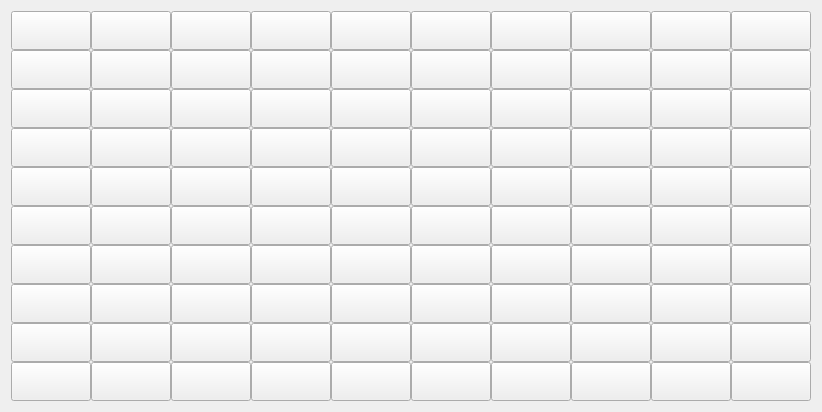
   <widget class="QWidget" name="gridLayoutWidget">
    <property name="geometry">
     <rect>
      <x>40</x>
      <y>122</y>
      <width>441</width>
      <height>311</height>
     </rect>
    </property>
    <property name="font">
     <font>
      <pointsize>20</pointsize>
     </font>
    </property>
    <layout class="QGridLayout" name="gridLayout">
     <property name="sizeConstraint">
      <enum>QLayout::SetDefaultConstraint</enum>
     </property>
     <property name="spacing">
      <number>0</number>
     </property>
     <item row="5" column="0">
      <widget class="QPushButton" name="btn_51">
       <property name="font">
        <font>
         <pointsize>20</pointsize>
        </font>
       </property>
       <property name="text">
        <string/>
       </property>
      </widget>
     </item>
     <item row="2" column="4">
      <widget class="QPushButton" name="btn_25">
       <property name="font">
        <font>
         <pointsize>20</pointsize>
        </font>
       </property>
       <property name="text">
        <string/>
       </property>
      </widget>
     </item>
     <item row="8" column="0">
      <widget class="QPushButton" name="btn_81">
       <property name="font">
        <font>
         <pointsize>20</pointsize>
        </font>
       </property>
       <property name="text">
        <string/>
       </property>
      </widget>
     </item>
     <item row="7" column="0">
      <widget class="QPushButton" name="btn_71">
       <property name="font">
        <font>
         <pointsize>20</pointsize>
        </font>
       </property>
       <property name="text">
        <string/>
       </property>
      </widget>
     </item>
     <item row="6" column="0">
      <widget class="QPushButton" name="btn_61">
       <property name="font">
        <font>
         <pointsize>20</pointsize>
        </font>
       </property>
       <property name="text">
        <string/>
       </property>
      </widget>
     </item>
     <item row="3" column="0">
      <widget class="QPushButton" name="btn_31">
       <property name="font">
        <font>
         <pointsize>20</pointsize>
        </font>
       </property>
       <property name="text">
        <string/>
       </property>
      </widget>
     </item>
     <item row="0" column="1">
      <widget class="QPushButton" name="btn_2">
       <property name="font">
        <font>
         <pointsize>20</pointsize>
        </font>
       </property>
       <property name="text">
        <string/>
       </property>
      </widget>
     </item>
     <item row="0" column="5">
      <widget class="QPushButton" name="btn_6">
       <property name="font">
        <font>
         <pointsize>20</pointsize>
        </font>
       </property>
       <property name="text">
        <string/>
       </property>
      </widget>
     </item>
     <item row="0" column="2">
      <widget class="QPushButton" name="btn_3">
       <property name="font">
        <font>
         <pointsize>20</pointsize>
        </font>
       </property>
       <property name="text">
        <string/>
       </property>
      </widget>
     </item>
     <item row="4" column="0">
      <widget class="QPushButton" name="btn_41">
       <property name="font">
        <font>
         <pointsize>20</pointsize>
        </font>
       </property>
       <property name="text">
        <string/>
       </property>
      </widget>
     </item>
     <item row="0" column="3">
      <widget class="QPushButton" name="btn_4">
       <property name="font">
        <font>
         <pointsize>20</pointsize>
        </font>
       </property>
       <property name="text">
        <string/>
       </property>
      </widget>
     </item>
     <item row="0" column="7">
      <widget class="QPushButton" name="btn_8">
       <property name="font">
        <font>
         <pointsize>20</pointsize>
        </font>
       </property>
       <property name="text">
        <string/>
       </property>
      </widget>
     </item>
     <item row="0" column="6">
      <widget class="QPushButton" name="btn_7">
       <property name="font">
        <font>
         <pointsize>20</pointsize>
        </font>
       </property>
       <property name="text">
        <string/>
       </property>
      </widget>
     </item>
     <item row="0" column="4">
      <widget class="QPushButton" name="btn_5">
       <property name="font">
        <font>
         <pointsize>20</pointsize>
        </font>
       </property>
       <property name="text">
        <string/>
       </property>
      </widget>
     </item>
     <item row="0" column="0">
      <widget class="QPushButton" name="btn_1">
       <property name="font">
        <font>
         <pointsize>20</pointsize>
        </font>
       </property>
       <property name="text">
        <string/>
       </property>
      </widget>
     </item>
     <item row="8" column="8">
      <widget class="QPushButton" name="btn_89">
       <property name="font">
        <font>
         <pointsize>20</pointsize>
        </font>
       </property>
       <property name="text">
        <string/>
       </property>
      </widget>
     </item>
     <item row="1" column="9">
      <widget class="QPushButton" name="btn_20">
       <property name="font">
        <font>
         <pointsize>20</pointsize>
        </font>
       </property>
       <property name="text">
        <string/>
       </property>
      </widget>
     </item>
     <item row="2" column="1">
      <widget class="QPushButton" name="btn_22">
       <property name="font">
        <font>
         <pointsize>20</pointsize>
        </font>
       </property>
       <property name="text">
        <string/>
       </property>
      </widget>
     </item>
     <item row="2" column="3">
      <widget class="QPushButton" name="btn_24">
       <property name="font">
        <font>
         <pointsize>20</pointsize>
        </font>
       </property>
       <property name="text">
        <string/>
       </property>
      </widget>
     </item>
     <item row="8" column="9">
      <widget class="QPushButton" name="btn_90">
       <property name="font">
        <font>
         <pointsize>20</pointsize>
        </font>
       </property>
       <property name="text">
        <string/>
       </property>
      </widget>
     </item>
     <item row="1" column="8">
      <widget class="QPushButton" name="btn_19">
       <property name="font">
        <font>
         <pointsize>20</pointsize>
        </font>
       </property>
       <property name="text">
        <string/>
       </property>
      </widget>
     </item>
     <item row="1" column="3">
      <widget class="QPushButton" name="btn_14">
       <property name="font">
        <font>
         <pointsize>20</pointsize>
        </font>
       </property>
       <property name="text">
        <string/>
       </property>
      </widget>
     </item>
     <item row="1" column="2">
      <widget class="QPushButton" name="btn_13">
       <property name="font">
        <font>
         <pointsize>20</pointsize>
        </font>
       </property>
       <property name="text">
        <string/>
       </property>
      </widget>
     </item>
     <item row="1" column="1">
      <widget class="QPushButton" name="btn_12">
       <property name="font">
        <font>
         <pointsize>20</pointsize>
        </font>
       </property>
       <property name="text">
        <string/>
       </property>
      </widget>
     </item>
     <item row="1" column="0">
      <widget class="QPushButton" name="btn_11">
       <property name="font">
        <font>
         <pointsize>20</pointsize>
        </font>
       </property>
       <property name="text">
        <string/>
       </property>
      </widget>
     </item>
     <item row="1" column="5">
      <widget class="QPushButton" name="btn_16">
       <property name="font">
        <font>
         <pointsize>20</pointsize>
        </font>
       </property>
       <property name="text">
        <string/>
       </property>
      </widget>
     </item>
     <item row="1" column="4">
      <widget class="QPushButton" name="btn_15">
       <property name="font">
        <font>
         <pointsize>20</pointsize>
        </font>
       </property>
       <property name="text">
        <string/>
       </property>
      </widget>
     </item>
     <item row="1" column="6">
      <widget class="QPushButton" name="btn_17">
       <property name="font">
        <font>
         <pointsize>20</pointsize>
        </font>
       </property>
       <property name="text">
        <string/>
       </property>
      </widget>
     </item>
     <item row="0" column="8">
      <widget class="QPushButton" name="btn_9">
       <property name="font">
        <font>
         <pointsize>20</pointsize>
        </font>
       </property>
       <property name="text">
        <string/>
       </property>
      </widget>
     </item>
     <item row="2" column="0">
      <widget class="QPushButton" name="btn_21">
       <property name="font">
        <font>
         <pointsize>20</pointsize>
        </font>
       </property>
       <property name="text">
        <string/>
       </property>
      </widget>
     </item>
     <item row="0" column="9">
      <widget class="QPushButton" name="btn_10">
       <property name="font">
        <font>
         <pointsize>20</pointsize>
        </font>
       </property>
       <property name="text">
        <string/>
       </property>
      </widget>
     </item>
     <item row="1" column="7">
      <widget class="QPushButton" name="btn_18">
       <property name="font">
        <font>
         <pointsize>20</pointsize>
        </font>
       </property>
       <property name="text">
        <string/>
       </property>
      </widget>
     </item>
     <item row="9" column="0">
      <widget class="QPushButton" name="btn_91">
       <property name="font">
        <font>
         <pointsize>20</pointsize>
        </font>
       </property>
       <property name="text">
        <string/>
       </property>
      </widget>
     </item>
     <item row="9" column="7">
      <widget class="QPushButton" name="btn_98">
       <property name="font">
        <font>
         <pointsize>20</pointsize>
        </font>
       </property>
       <property name="text">
        <string/>
       </property>
      </widget>
     </item>
     <item row="9" column="9">
      <widget class="QPushButton" name="btn_100">
       <property name="font">
        <font>
         <pointsize>20</pointsize>
        </font>
       </property>
       <property name="text">
        <string/>
       </property>
      </widget>
     </item>
     <item row="9" column="3">
      <widget class="QPushButton" name="btn_94">
       <property name="font">
        <font>
         <pointsize>20</pointsize>
        </font>
       </property>
       <property name="text">
        <string/>
       </property>
      </widget>
     </item>
     <item row="9" column="2">
      <widget class="QPushButton" name="btn_93">
       <property name="font">
        <font>
         <pointsize>20</pointsize>
        </font>
       </property>
       <property name="text">
        <string/>
       </property>
      </widget>
     </item>
     <item row="9" column="1">
      <widget class="QPushButton" name="btn_92">
       <property name="font">
        <font>
         <pointsize>20</pointsize>
        </font>
       </property>
       <property name="text">
        <string/>
       </property>
      </widget>
     </item>
     <item row="9" column="8">
      <widget class="QPushButton" name="btn_99">
       <property name="font">
        <font>
         <pointsize>20</pointsize>
        </font>
       </property>
       <property name="text">
        <string/>
       </property>
      </widget>
     </item>
     <item row="9" column="6">
      <widget class="QPushButton" name="btn_97">
       <property name="font">
        <font>
         <pointsize>20</pointsize>
        </font>
       </property>
       <property name="text">
        <string/>
       </property>
      </widget>
     </item>
     <item row="9" column="5">
      <widget class="QPushButton" name="btn_96">
       <property name="font">
        <font>
         <pointsize>20</pointsize>
        </font>
       </property>
       <property name="text">
        <string/>
       </property>
      </widget>
     </item>
     <item row="9" column="4">
      <widget class="QPushButton" name="btn_95">
       <property name="font">
        <font>
         <pointsize>20</pointsize>
        </font>
       </property>
       <property name="text">
        <string/>
       </property>
      </widget>
     </item>
     <item row="2" column="5">
      <widget class="QPushButton" name="btn_26">
       <property name="font">
        <font>
         <pointsize>20</pointsize>
        </font>
       </property>
       <property name="text">
        <string/>
       </property>
      </widget>
     </item>
     <item row="7" column="2">
      <widget class="QPushButton" name="btn_73">
       <property name="font">
        <font>
         <pointsize>20</pointsize>
        </font>
       </property>
       <property name="text">
        <string/>
       </property>
      </widget>
     </item>
     <item row="8" column="7">
      <widget class="QPushButton" name="btn_88">
       <property name="font">
        <font>
         <pointsize>20</pointsize>
        </font>
       </property>
       <property name="text">
        <string/>
       </property>
      </widget>
     </item>
     <item row="3" column="3">
      <widget class="QPushButton" name="btn_34">
       <property name="font">
        <font>
         <pointsize>20</pointsize>
        </font>
       </property>
       <property name="text">
        <string/>
       </property>
      </widget>
     </item>
     <item row="3" column="2">
      <widget class="QPushButton" name="btn_33">
       <property name="font">
        <font>
         <pointsize>20</pointsize>
        </font>
       </property>
       <property name="text">
        <string/>
       </property>
      </widget>
     </item>
     <item row="3" column="1">
      <widget class="QPushButton" name="btn_32">
       <property name="font">
        <font>
         <pointsize>20</pointsize>
        </font>
       </property>
       <property name="text">
        <string/>
       </property>
      </widget>
     </item>
     <item row="7" column="3">
      <widget class="QPushButton" name="btn_74">
       <property name="font">
        <font>
         <pointsize>20</pointsize>
        </font>
       </property>
       <property name="text">
        <string/>
       </property>
      </widget>
     </item>
     <item row="3" column="5">
      <widget class="QPushButton" name="btn_36">
       <property name="font">
        <font>
         <pointsize>20</pointsize>
        </font>
       </property>
       <property name="text">
        <string/>
       </property>
      </widget>
     </item>
     <item row="3" column="6">
      <widget class="QPushButton" name="btn_37">
       <property name="font">
        <font>
         <pointsize>20</pointsize>
        </font>
       </property>
       <property name="text">
        <string/>
       </property>
      </widget>
     </item>
     <item row="3" column="4">
      <widget class="QPushButton" name="btn_35">
       <property name="font">
        <font>
         <pointsize>20</pointsize>
        </font>
       </property>
       <property name="text">
        <string/>
       </property>
      </widget>
     </item>
     <item row="3" column="8">
      <widget class="QPushButton" name="btn_39">
       <property name="font">
        <font>
         <pointsize>20</pointsize>
        </font>
       </property>
       <property name="text">
        <string/>
       </property>
      </widget>
     </item>
     <item row="3" column="9">
      <widget class="QPushButton" name="btn_40">
       <property name="font">
        <font>
         <pointsize>20</pointsize>
        </font>
       </property>
       <property name="text">
        <string/>
       </property>
      </widget>
     </item>
     <item row="7" column="5">
      <widget class="QPushButton" name="btn_76">
       <property name="font">
        <font>
         <pointsize>20</pointsize>
        </font>
       </property>
       <property name="text">
        <string/>
       </property>
      </widget>
     </item>
     <item row="7" column="4">
      <widget class="QPushButton" name="btn_75">
       <property name="font">
        <font>
         <pointsize>20</pointsize>
        </font>
       </property>
       <property name="text">
        <string/>
       </property>
      </widget>
     </item>
     <item row="4" column="1">
      <widget class="QPushButton" name="btn_42">
       <property name="font">
        <font>
         <pointsize>20</pointsize>
        </font>
       </property>
       <property name="text">
        <string/>
       </property>
      </widget>
     </item>
     <item row="4" column="4">
      <widget class="QPushButton" name="btn_45">
       <property name="font">
        <font>
         <pointsize>20</pointsize>
        </font>
       </property>
       <property name="text">
        <string/>
       </property>
      </widget>
     </item>
     <item row="4" column="2">
      <widget class="QPushButton" name="btn_43">
       <property name="font">
        <font>
         <pointsize>20</pointsize>
        </font>
       </property>
       <property name="text">
        <string/>
       </property>
      </widget>
     </item>
     <item row="4" column="6">
      <widget class="QPushButton" name="btn_47">
       <property name="font">
        <font>
         <pointsize>20</pointsize>
        </font>
       </property>
       <property name="text">
        <string/>
       </property>
      </widget>
     </item>
     <item row="4" column="5">
      <widget class="QPushButton" name="btn_46">
       <property name="font">
        <font>
         <pointsize>20</pointsize>
        </font>
       </property>
       <property name="text">
        <string/>
       </property>
      </widget>
     </item>
     <item row="4" column="3">
      <widget class="QPushButton" name="btn_44">
       <property name="font">
        <font>
         <pointsize>20</pointsize>
        </font>
       </property>
       <property name="text">
        <string/>
       </property>
      </widget>
     </item>
     <item row="4" column="7">
      <widget class="QPushButton" name="btn_48">
       <property name="font">
        <font>
         <pointsize>20</pointsize>
        </font>
       </property>
       <property name="text">
        <string/>
       </property>
      </widget>
     </item>
     <item row="4" column="9">
      <widget class="QPushButton" name="btn_50">
       <property name="font">
        <font>
         <pointsize>20</pointsize>
        </font>
       </property>
       <property name="text">
        <string/>
       </property>
      </widget>
     </item>
     <item row="4" column="8">
      <widget class="QPushButton" name="btn_49">
       <property name="font">
        <font>
         <pointsize>20</pointsize>
        </font>
       </property>
       <property name="text">
        <string/>
       </property>
      </widget>
     </item>
     <item row="7" column="6">
      <widget class="QPushButton" name="btn_77">
       <property name="font">
        <font>
         <pointsize>20</pointsize>
        </font>
       </property>
       <property name="text">
        <string/>
       </property>
      </widget>
     </item>
     <item row="7" column="7">
      <widget class="QPushButton" name="btn_78">
       <property name="font">
        <font>
         <pointsize>20</pointsize>
        </font>
       </property>
       <property name="text">
        <string/>
       </property>
      </widget>
     </item>
     <item row="5" column="4">
      <widget class="QPushButton" name="btn_55">
       <property name="font">
        <font>
         <pointsize>20</pointsize>
        </font>
       </property>
       <property name="text">
        <string/>
       </property>
      </widget>
     </item>
     <item row="7" column="8">
      <widget class="QPushButton" name="btn_79">
       <property name="font">
        <font>
         <pointsize>20</pointsize>
        </font>
       </property>
       <property name="text">
        <string/>
       </property>
      </widget>
     </item>
     <item row="5" column="5">
      <widget class="QPushButton" name="btn_56">
       <property name="font">
        <font>
         <pointsize>20</pointsize>
        </font>
       </property>
       <property name="text">
        <string/>
       </property>
      </widget>
     </item>
     <item row="7" column="9">
      <widget class="QPushButton" name="btn_80">
       <property name="font">
        <font>
         <pointsize>20</pointsize>
        </font>
       </property>
       <property name="text">
        <string/>
       </property>
      </widget>
     </item>
     <item row="5" column="1">
      <widget class="QPushButton" name="btn_52">
       <property name="font">
        <font>
         <pointsize>20</pointsize>
        </font>
       </property>
       <property name="text">
        <string/>
       </property>
      </widget>
     </item>
     <item row="5" column="2">
      <widget class="QPushButton" name="btn_53">
       <property name="font">
        <font>
         <pointsize>20</pointsize>
        </font>
       </property>
       <property name="text">
        <string/>
       </property>
      </widget>
     </item>
     <item row="5" column="3">
      <widget class="QPushButton" name="btn_54">
       <property name="font">
        <font>
         <pointsize>20</pointsize>
        </font>
       </property>
       <property name="text">
        <string/>
       </property>
      </widget>
     </item>
     <item row="5" column="9">
      <widget class="QPushButton" name="btn_60">
       <property name="font">
        <font>
         <pointsize>20</pointsize>
        </font>
       </property>
       <property name="text">
        <string/>
       </property>
      </widget>
     </item>
     <item row="5" column="6">
      <widget class="QPushButton" name="btn_57">
       <property name="font">
        <font>
         <pointsize>20</pointsize>
        </font>
       </property>
       <property name="text">
        <string/>
       </property>
      </widget>
     </item>
     <item row="5" column="8">
      <widget class="QPushButton" name="btn_59">
       <property name="font">
        <font>
         <pointsize>20</pointsize>
        </font>
       </property>
       <property name="text">
        <string/>
       </property>
      </widget>
     </item>
     <item row="5" column="7">
      <widget class="QPushButton" name="btn_58">
       <property name="font">
        <font>
         <pointsize>20</pointsize>
        </font>
       </property>
       <property name="text">
        <string/>
       </property>
      </widget>
     </item>
     <item row="6" column="1">
      <widget class="QPushButton" name="btn_62">
       <property name="font">
        <font>
         <pointsize>20</pointsize>
        </font>
       </property>
       <property name="text">
        <string/>
       </property>
      </widget>
     </item>
     <item row="6" column="6">
      <widget class="QPushButton" name="btn_67">
       <property name="font">
        <font>
         <pointsize>20</pointsize>
        </font>
       </property>
       <property name="text">
        <string/>
       </property>
      </widget>
     </item>
     <item row="6" column="7">
      <widget class="QPushButton" name="btn_68">
       <property name="font">
        <font>
         <pointsize>20</pointsize>
        </font>
       </property>
       <property name="text">
        <string/>
       </property>
      </widget>
     </item>
     <item row="6" column="2">
      <widget class="QPushButton" name="btn_63">
       <property name="font">
        <font>
         <pointsize>20</pointsize>
        </font>
       </property>
       <property name="text">
        <string/>
       </property>
      </widget>
     </item>
     <item row="6" column="4">
      <widget class="QPushButton" name="btn_65">
       <property name="font">
        <font>
         <pointsize>20</pointsize>
        </font>
       </property>
       <property name="text">
        <string/>
       </property>
      </widget>
     </item>
     <item row="6" column="3">
      <widget class="QPushButton" name="btn_64">
       <property name="font">
        <font>
         <pointsize>20</pointsize>
        </font>
       </property>
       <property name="text">
        <string/>
       </property>
      </widget>
     </item>
     <item row="6" column="5">
      <widget class="QPushButton" name="btn_66">
       <property name="font">
        <font>
         <pointsize>20</pointsize>
        </font>
       </property>
       <property name="text">
        <string/>
       </property>
      </widget>
     </item>
     <item row="6" column="9">
      <widget class="QPushButton" name="btn_70">
       <property name="font">
        <font>
         <pointsize>20</pointsize>
        </font>
       </property>
       <property name="text">
        <string/>
       </property>
      </widget>
     </item>
     <item row="6" column="8">
      <widget class="QPushButton" name="btn_69">
       <property name="font">
        <font>
         <pointsize>20</pointsize>
        </font>
       </property>
       <property name="text">
        <string/>
       </property>
      </widget>
     </item>
     <item row="2" column="7">
      <widget class="QPushButton" name="btn_28">
       <property name="font">
        <font>
         <pointsize>20</pointsize>
        </font>
       </property>
       <property name="text">
        <string/>
       </property>
      </widget>
     </item>
     <item row="2" column="8">
      <widget class="QPushButton" name="btn_29">
       <property name="font">
        <font>
         <pointsize>20</pointsize>
        </font>
       </property>
       <property name="text">
        <string/>
       </property>
      </widget>
     </item>
     <item row="2" column="9">
      <widget class="QPushButton" name="btn_30">
       <property name="font">
        <font>
         <pointsize>20</pointsize>
        </font>
       </property>
       <property name="text">
        <string/>
       </property>
      </widget>
     </item>
     <item row="8" column="1">
      <widget class="QPushButton" name="btn_82">
       <property name="font">
        <font>
         <pointsize>20</pointsize>
        </font>
       </property>
       <property name="text">
        <string/>
       </property>
      </widget>
     </item>
     <item row="8" column="2">
      <widget class="QPushButton" name="btn_83">
       <property name="font">
        <font>
         <pointsize>20</pointsize>
        </font>
       </property>
       <property name="text">
        <string/>
       </property>
      </widget>
     </item>
     <item row="2" column="6">
      <widget class="QPushButton" name="btn_27">
       <property name="font">
        <font>
         <pointsize>20</pointsize>
        </font>
       </property>
       <property name="text">
        <string/>
       </property>
      </widget>
     </item>
     <item row="7" column="1">
      <widget class="QPushButton" name="btn_72">
       <property name="font">
        <font>
         <pointsize>20</pointsize>
        </font>
       </property>
       <property name="text">
        <string/>
       </property>
      </widget>
     </item>
     <item row="8" column="5">
      <widget class="QPushButton" name="btn_86">
       <property name="font">
        <font>
         <pointsize>20</pointsize>
        </font>
       </property>
       <property name="text">
        <string/>
       </property>
      </widget>
     </item>
     <item row="8" column="6">
      <widget class="QPushButton" name="btn_87">
       <property name="font">
        <font>
         <pointsize>20</pointsize>
        </font>
       </property>
       <property name="text">
        <string/>
       </property>
      </widget>
     </item>
     <item row="8" column="4">
      <widget class="QPushButton" name="btn_85">
       <property name="font">
        <font>
         <pointsize>20</pointsize>
        </font>
       </property>
       <property name="text">
        <string/>
       </property>
      </widget>
     </item>
     <item row="8" column="3">
      <widget class="QPushButton" name="btn_84">
       <property name="font">
        <font>
         <pointsize>20</pointsize>
        </font>
       </property>
       <property name="text">
        <string/>
       </property>
      </widget>
     </item>
     <item row="3" column="7">
      <widget class="QPushButton" name="btn_38">
       <property name="font">
        <font>
         <pointsize>20</pointsize>
        </font>
       </property>
       <property name="text">
        <string/>
       </property>
      </widget>
     </item>
     <item row="2" column="2">
      <widget class="QPushButton" name="btn_23">
       <property name="font">
        <font>
         <pointsize>20</pointsize>
        </font>
       </property>
       <property name="text">
        <string/>
       </property>
      </widget>
     </item>
    </layout>
   </widget>
